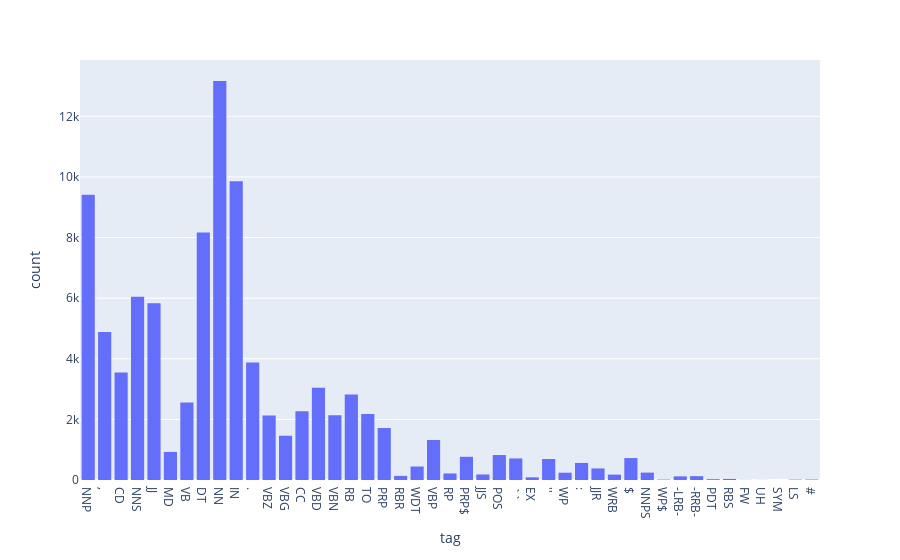

The notebook cell this image was saved under:
### Markdown cell above
## 1.8 - Class Imbalance Analysis
It is reasonable to expect tags to be non-uniformly distributed throughout our dataset, as some parts of speech are intrinsically more common than others in any natural language.

### Code cell
# Plot tag distribution
px.histogram(dataset, x='tag').show()

### Figure 1 — Plotly figure (JSON) as saved in the notebook; plotly's stock layout.template omitted (floating-point values rounded to 4 significant figures; data arrays with more than 128 entries replaced by an {"elided": "..."} marker saying what was removed)
{"data": [{"alignmentgroup": "True", "bingroup": "x", "hovertemplate": "tag=%{x}<br>count=%{y}<extra></extra>", "legendgroup": "", "marker": {"color": "#636efa", "pattern": {"shape": ""}}, "name": "", "offsetgroup": "", "orientation": "v", "showlegend": false, "type": "histogram", "x": {"elided": "94084 str values"}, "xaxis": "x", "yaxis": "y"}], "layout": {"barmode": "relative", "legend": {"tracegroupgap": 0}, "margin": {"t": 60}, "xaxis": {"anchor": "y", "domain": [0, 1], "title": {"text": "tag"}}, "yaxis": {"anchor": "x", "domain": [0, 1], "title": {"text": "count"}}}}
